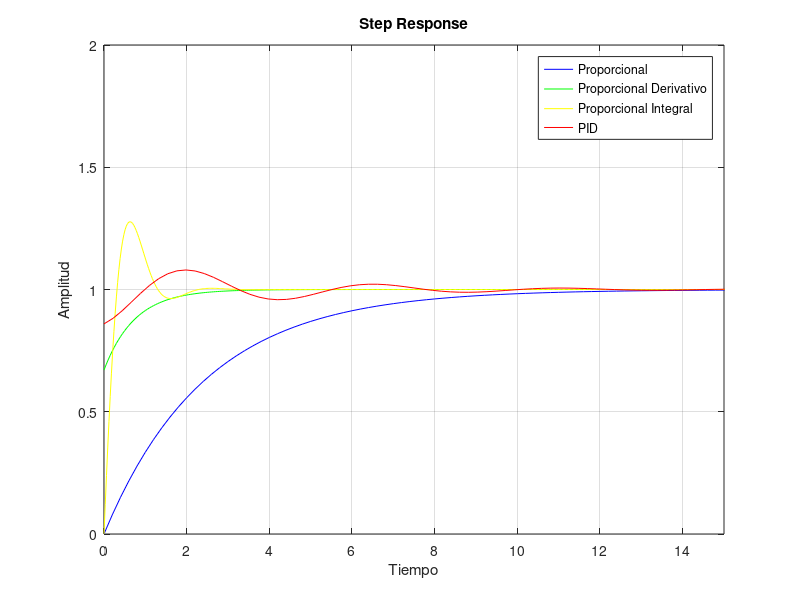

This chart was generated by the following MATLAB code:
%Controladores

hold on;
% SISTEMA A CONTROLAR
num=[2580];
den=[12664 1];
H=[1]; %Realimentacion unitaria
Gp=tf(num,den); %Funcion planta
FTLA=Gp %Funcion transferencia lazo abierto
FTLC=feedback(Gp,H) %Funcion transferencia lazo cerrado


%Funcion transferencia controlador proporcional
kp=2;
GcP=tf(kp)
FTLCp=feedback(Gp*GcP,H)
%Funcion transferencia controlador proporcional integral
kp=20;
ki=70;
num=[kp ki];
den=[1 0];
GcPI=tf(num,den)
FTLCpi=feedback(Gp*GcPI,H)
%Funcion transferencia controlador proporcional Derivativo
kp=20;
kd=10;
num=[kd kp];
den=[1];
GcPD=tf(num,den)
FTLCpd=feedback(Gp*GcPD,H)
%Funcion transferencia controlador proporcional Derivativo Integral
kp=20;
kd=30;
ki=70;
num=[kd kp ki];
den=[1 0];
GcPDI=tf(num,den)
FTLCpdi=feedback(Gp*GcPDI,H)
step(FTLCp, '-b', FTLCpd, '-g',FTLCpi, '-y',FTLCpdi, '-r')
legend('Proporcional', 'Proporcional Derivativo', 'Proporcional Integral', 'PID')
xlim([0, 15]);
ylim([0, 2]);
ylabel('Amplitud')
xlabel('Tiempo')

